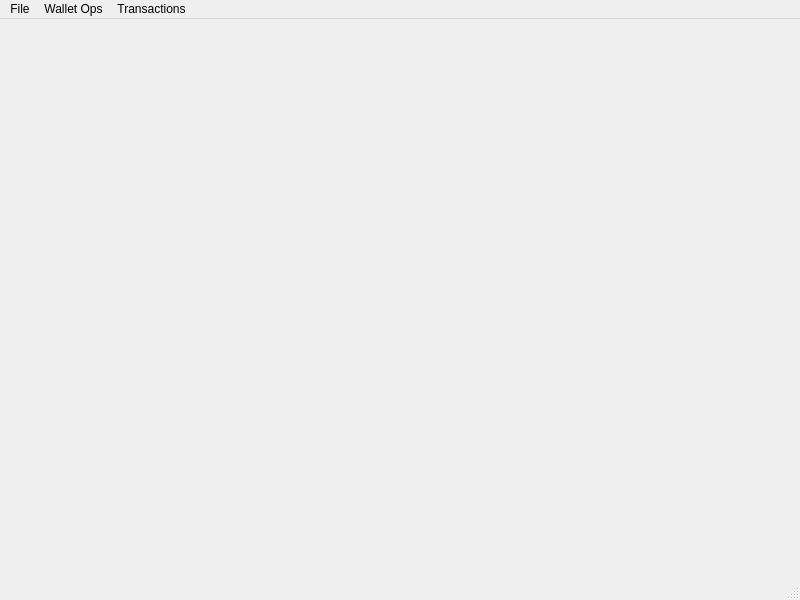
<?xml version="1.0" encoding="UTF-8"?>
<ui version="4.0">
 <class>WalletWindow</class>
 <widget class="QMainWindow" name="WalletWindow">
  <property name="geometry">
   <rect>
    <x>0</x>
    <y>0</y>
    <width>800</width>
    <height>600</height>
   </rect>
  </property>
  <property name="windowTitle">
   <string>MainWindow</string>
  </property>
  <widget class="QWidget" name="centralwidget"/>
  <widget class="QMenuBar" name="menubar">
   <property name="geometry">
    <rect>
     <x>0</x>
     <y>0</y>
     <width>800</width>
     <height>23</height>
    </rect>
   </property>
   <widget class="QMenu" name="menuPortfolio">
    <property name="title">
     <string>Wallet Ops</string>
    </property>
    <addaction name="actionPortfolio"/>
    <addaction name="actionCross_Chain_Transfer"/>
    <addaction name="actionMy_Transactions"/>
   </widget>
   <widget class="QMenu" name="menuTransactions">
    <property name="title">
     <string>Transactions</string>
    </property>
    <addaction name="actionSign_Message"/>
    <addaction name="actionVerify_Signature"/>
   </widget>
   <widget class="QMenu" name="menuFile">
    <property name="title">
     <string>File</string>
    </property>
    <addaction name="actionBackup_Wallet"/>
    <addaction name="actionClose_Wallet"/>
   </widget>
   <addaction name="menuFile"/>
   <addaction name="menuPortfolio"/>
   <addaction name="menuTransactions"/>
  </widget>
  <widget class="QStatusBar" name="statusbar"/>
  <action name="actionPortfolio">
   <property name="text">
    <string>Portfolio</string>
   </property>
  </action>
  <action name="actionCross_Chain_Transfer">
   <property name="text">
    <string>Cross Chain Transfer</string>
   </property>
  </action>
  <action name="actionMy_Transactions">
   <property name="text">
    <string>My Transactions</string>
   </property>
  </action>
  <action name="actionSign_Message">
   <property name="text">
    <string>Sign Message</string>
   </property>
  </action>
  <action name="actionVerify_Signature">
   <property name="text">
    <string>Verify Signature</string>
   </property>
  </action>
  <action name="actionBackup_Wallet">
   <property name="text">
    <string>Backup Wallet</string>
   </property>
  </action>
  <action name="actionClose_Wallet">
   <property name="text">
    <string>Close Wallet</string>
   </property>
  </action>
 </widget>
 <resources/>
 <connections/>
</ui>
